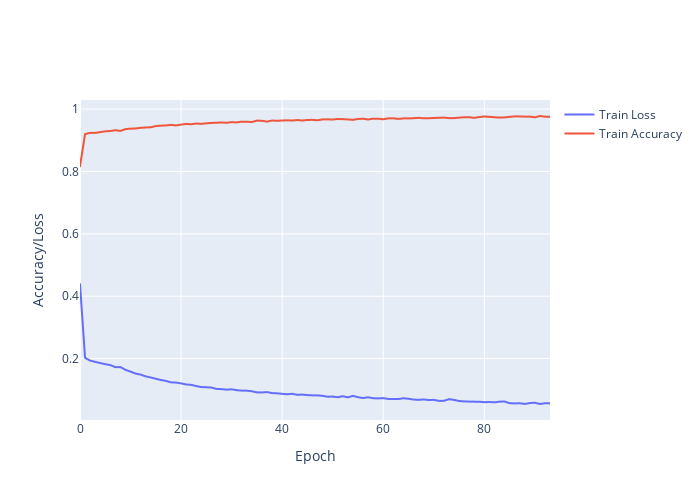

Notebook cell for this chart:
### Code cell
import plotly.graph_objects as go
result_plot = go.Figure()
result_plot.add_trace(go.Scattergl(y=history.history['loss'],
                    name='Train Loss'))

result_plot.add_trace(go.Scattergl(y=history.history['accuracy'],
                    name='Train Accuracy'))

result_plot.update_layout(height=500, width=700,
                  xaxis_title='Epoch',
                  yaxis_title='Accuracy/Loss')
result_plot.show()
